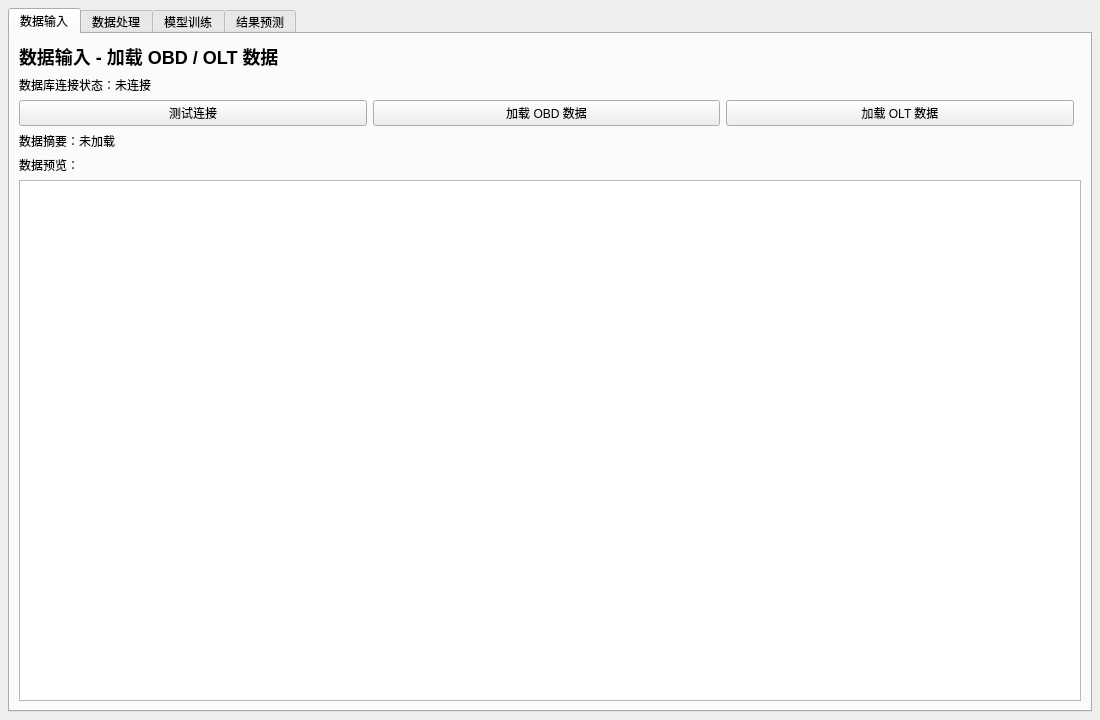
<?xml version="1.0" encoding="UTF-8"?>
<ui version="4.0">
 <class>TransportPredict</class>
 <widget class="QMainWindow" name="TransportPredict">
  <property name="geometry">
   <rect>
    <x>0</x>
    <y>0</y>
    <width>1100</width>
    <height>720</height>
   </rect>
  </property>
  <property name="windowTitle">
   <string>传输资源预测 - OLT PON 口需求预测</string>
  </property>
  <property name="windowIcon">
   <iconset resource="resources_rc.py">
    <normaloff>:/icons/assets/olt.svg</normaloff>:/icons/assets/olt.svg</iconset>
  </property>
  <widget class="QWidget" name="centralwidget">
   <layout class="QVBoxLayout" name="verticalLayoutMain">
    <property name="leftMargin"><number>8</number></property>
    <property name="topMargin"><number>8</number></property>
    <property name="rightMargin"><number>8</number></property>
    <property name="bottomMargin"><number>8</number></property>
    <item>
     <widget class="QTabWidget" name="tabWidget">
      <property name="currentIndex"><number>0</number></property>
      <property name="tabsClosable"><bool>false</bool></property>
      <widget class="QWidget" name="tabDataInput">
       <attribute name="title">
        <string>数据输入</string>
       </attribute>
       <attribute name="icon">
        <iconset resource="resources_rc.py">
         <normaloff>:/icons/assets/database.svg</normaloff>:/icons/assets/database.svg</iconset>
       </attribute>
       <layout class="QVBoxLayout" name="verticalLayoutDataInput">
        <item>
         <widget class="QLabel" name="labelDataInputTitle">
          <property name="text"><string>&lt;h2&gt;数据输入 - 加载 OBD / OLT 数据&lt;/h2&gt;</string></property>
          <property name="textFormat"><enum>Qt::RichText</enum></property>
         </widget>
        </item>
        <item>
         <widget class="QLabel" name="labelConnStatus">
          <property name="text"><string>数据库连接状态：未连接</string></property>
         </widget>
        </item>
        <item>
         <layout class="QHBoxLayout" name="horizontalLayoutConn">
          <item>
           <widget class="QPushButton" name="btnTestConn">
            <property name="text"><string>测试连接</string></property>
            <property name="icon">
             <iconset resource="resources_rc.py">
              <normaloff>:/icons/assets/link.svg</normaloff>:/icons/assets/link.svg</iconset>
            </property>
           </widget>
          </item>
          <item>
           <widget class="QPushButton" name="btnLoadOBD">
            <property name="text"><string>加载 OBD 数据</string></property>
            <property name="icon">
             <iconset resource="resources_rc.py">
              <normaloff>:/icons/assets/box.svg</normaloff>:/icons/assets/box.svg</iconset>
            </property>
           </widget>
          </item>
          <item>
           <widget class="QPushButton" name="btnLoadOLT">
            <property name="text"><string>加载 OLT 数据</string></property>
            <property name="icon">
             <iconset resource="resources_rc.py">
              <normaloff>:/icons/assets/olt.svg</normaloff>:/icons/assets/olt.svg</iconset>
            </property>
           </widget>
          </item>
          <item><spacer name="horizontalSpacerConn"><property name="orientation"><enum>Qt::Horizontal</enum></property></spacer></item>
         </layout>
        </item>
        <item>
         <widget class="QLabel" name="labelDataSummary"><property name="text"><string>数据摘要：未加载</string></property></widget>
        </item>
        <item>
         <widget class="QLabel" name="labelTableTitle"><property name="text"><string>数据预览：</string></property></widget>
        </item>
        <item>
         <widget class="QTableView" name="tableViewData">
          <property name="alternatingRowColors"><bool>true</bool></property>
          <property name="selectionBehavior"><enum>QAbstractItemView::SelectRows</enum></property>
          <property name="editTriggers"><set>QAbstractItemView::NoEditTriggers</set></property>
         </widget>
        </item>
       </layout>
      </widget>
      <widget class="QWidget" name="tabDataProcess">
       <attribute name="title">
        <string>数据处理</string>
       </attribute>
       <attribute name="icon">
        <iconset resource="resources_rc.py">
         <normaloff>:/icons/assets/fiber.svg</normaloff>:/icons/assets/fiber.svg</iconset>
       </attribute>
       <layout class="QVBoxLayout" name="verticalLayoutDataProcess">
        <item>
         <widget class="QLabel" name="labelDataProcessTitle">
          <property name="text"><string>&lt;h2&gt;数据处理 - OBD 分类与 PON 口聚合&lt;/h2&gt;</string></property>
          <property name="textFormat"><enum>Qt::RichText</enum></property>
         </widget>
        </item>
        <item>
         <layout class="QHBoxLayout" name="horizontalLayoutProcess">
          <item>
           <widget class="QPushButton" name="btnProcessData">
            <property name="text"><string>执行数据处理</string></property>
            <property name="icon">
             <iconset resource="resources_rc.py">
              <normaloff>:/icons/assets/run.svg</normaloff>:/icons/assets/run.svg</iconset>
            </property>
           </widget>
          </item>
          <item>
           <widget class="QLabel" name="labelObdSummary"><property name="text"><string>OBD 摘要：未处理</string></property></widget>
          </item>
          <item><spacer name="horizontalSpacerProcess"><property name="orientation"><enum>Qt::Horizontal</enum></property></spacer></item>
         </layout>
        </item>
        <item>
         <widget class="QLabel" name="labelPonStatsTitle"><property name="text"><string>PON 口利用率统计：</string></property></widget>
        </item>
        <item>
         <widget class="QTableView" name="tableViewPonStats">
          <property name="alternatingRowColors"><bool>true</bool></property>
          <property name="selectionBehavior"><enum>QAbstractItemView::SelectRows</enum></property>
          <property name="editTriggers"><set>QAbstractItemView::NoEditTriggers</set></property>
         </widget>
        </item>
        <item>
         <widget class="QLabel" name="labelChartUtil"><property name="text"><string>端子利用率分布图：</string></property></widget>
        </item>
        <item>
         <widget class="QWidget" name="widgetChartUtil" native="true"/>
        </item>
       </layout>
      </widget>
      <widget class="QWidget" name="tabModelTrain">
       <attribute name="title">
        <string>模型训练</string>
       </attribute>
       <attribute name="icon">
        <iconset resource="resources_rc.py">
         <normaloff>:/icons/assets/computer.svg</normaloff>:/icons/assets/computer.svg</iconset>
       </attribute>
       <layout class="QVBoxLayout" name="verticalLayoutModelTrain">
        <item>
         <widget class="QLabel" name="labelModelTrainTitle">
          <property name="text"><string>&lt;h2&gt;模型训练 - 随机森林回归&lt;/h2&gt;</string></property>
          <property name="textFormat"><enum>Qt::RichText</enum></property>
         </widget>
        </item>
        <item>
         <layout class="QFormLayout" name="formLayoutParams">
          <item row="0" column="0"><widget class="QLabel" name="labelNEstimators"><property name="text"><string>n_estimators (树数量)：</string></property></widget></item>
          <item row="0" column="1"><widget class="QSpinBox" name="spinNEstimators"><property name="minimum"><number>10</number></property><property name="maximum"><number>1000</number></property><property name="value"><number>100</number></property></widget></item>
          <item row="1" column="0"><widget class="QLabel" name="labelMaxDepth"><property name="text"><string>max_depth (最大深度, 0=不限)：</string></property></widget></item>
          <item row="1" column="1"><widget class="QSpinBox" name="spinMaxDepth"><property name="minimum"><number>0</number></property><property name="maximum"><number>50</number></property><property name="value"><number>0</number></property><property name="specialValueText"><string>不限</string></property></widget></item>
          <item row="2" column="0"><widget class="QLabel" name="labelRandomState"><property name="text"><string>random_state (随机种子)：</string></property></widget></item>
          <item row="2" column="1"><widget class="QSpinBox" name="spinRandomState"><property name="minimum"><number>0</number></property><property name="maximum"><number>99999</number></property><property name="value"><number>42</number></property></widget></item>
         </layout>
        </item>
        <item>
         <layout class="QHBoxLayout" name="horizontalLayoutTrain">
          <item>
           <widget class="QPushButton" name="btnTrainModel">
            <property name="text"><string>开始训练</string></property>
            <property name="icon">
             <iconset resource="resources_rc.py">
              <normaloff>:/icons/assets/run.svg</normaloff>:/icons/assets/run.svg</iconset>
            </property>
           </widget>
          </item>
          <item>
           <widget class="QProgressBar" name="progressBarTrain"><property name="value"><number>0</number></property></widget>
          </item>
          <item><spacer name="horizontalSpacerTrain"><property name="orientation"><enum>Qt::Horizontal</enum></property></spacer></item>
         </layout>
        </item>
        <item>
         <widget class="QLabel" name="labelMetrics"><property name="text"><string>评估指标：未训练</string></property></widget>
        </item>
        <item>
         <widget class="QLabel" name="labelFeatureImpTitle"><property name="text"><string>特征重要性：</string></property></widget>
        </item>
        <item>
         <widget class="QWidget" name="widgetChartFeatureImp" native="true"/>
        </item>
       </layout>
      </widget>
      <widget class="QWidget" name="tabResultPredict">
       <attribute name="title">
        <string>结果预测</string>
       </attribute>
       <attribute name="icon">
        <iconset resource="resources_rc.py">
         <normaloff>:/icons/assets/graph.svg</normaloff>:/icons/assets/graph.svg</iconset>
       </attribute>
       <layout class="QVBoxLayout" name="verticalLayoutResultPredict">
        <item>
         <widget class="QLabel" name="labelResultTitle">
          <property name="text"><string>&lt;h2&gt;结果预测 - OLT 站点 PON 口扩容建议&lt;/h2&gt;</string></property>
          <property name="textFormat"><enum>Qt::RichText</enum></property>
         </widget>
        </item>
        <item>
         <layout class="QHBoxLayout" name="horizontalLayoutPredict">
          <item>
           <widget class="QPushButton" name="btnPredict">
            <property name="text"><string>执行预测</string></property>
            <property name="icon">
             <iconset resource="resources_rc.py">
              <normaloff>:/icons/assets/checkmark.svg</normaloff>:/icons/assets/checkmark.svg</iconset>
            </property>
           </widget>
          </item>
          <item>
           <widget class="QPushButton" name="btnExportCSV">
            <property name="text"><string>导出 CSV</string></property>
            <property name="icon">
             <iconset resource="resources_rc.py">
              <normaloff>:/icons/assets/file.svg</normaloff>:/icons/assets/file.svg</iconset>
            </property>
           </widget>
          </item>
          <item><spacer name="horizontalSpacerPredict"><property name="orientation"><enum>Qt::Horizontal</enum></property></spacer></item>
         </layout>
        </item>
        <item>
         <widget class="QLabel" name="labelResultTableTitle"><property name="text"><string>OLT 站点扩容建议汇总：</string></property></widget>
        </item>
        <item>
         <widget class="QTableView" name="tableViewResult">
          <property name="alternatingRowColors"><bool>true</bool></property>
          <property name="selectionBehavior"><enum>QAbstractItemView::SelectRows</enum></property>
          <property name="editTriggers"><set>QAbstractItemView::NoEditTriggers</set></property>
         </widget>
        </item>
        <item>
         <widget class="QLabel" name="labelAdviceTitle"><property name="text"><string>详细建议：</string></property></widget>
        </item>
        <item>
         <widget class="QTextEdit" name="textEditAdvice">
          <property name="readOnly"><bool>true</bool></property>
          <property name="html"><string>&lt;!DOCTYPE HTML PUBLIC &quot;-//W3C//DTD HTML 4.0//EN&quot; &quot;http://www.w3.org/TR/REC-html40/strict.dtd&quot;&gt;&lt;html&gt;&lt;head/&gt;&lt;body&gt;&lt;p&gt;尚未执行预测。&lt;/p&gt;&lt;/body&gt;&lt;/html&gt;</string></property>
         </widget>
        </item>
       </layout>
      </widget>
     </widget>
    </item>
   </layout>
  </widget>
 </widget>
 <resources>
  <include location="resources_rc.py"/>
 </resources>
 <connections/>
</ui>
